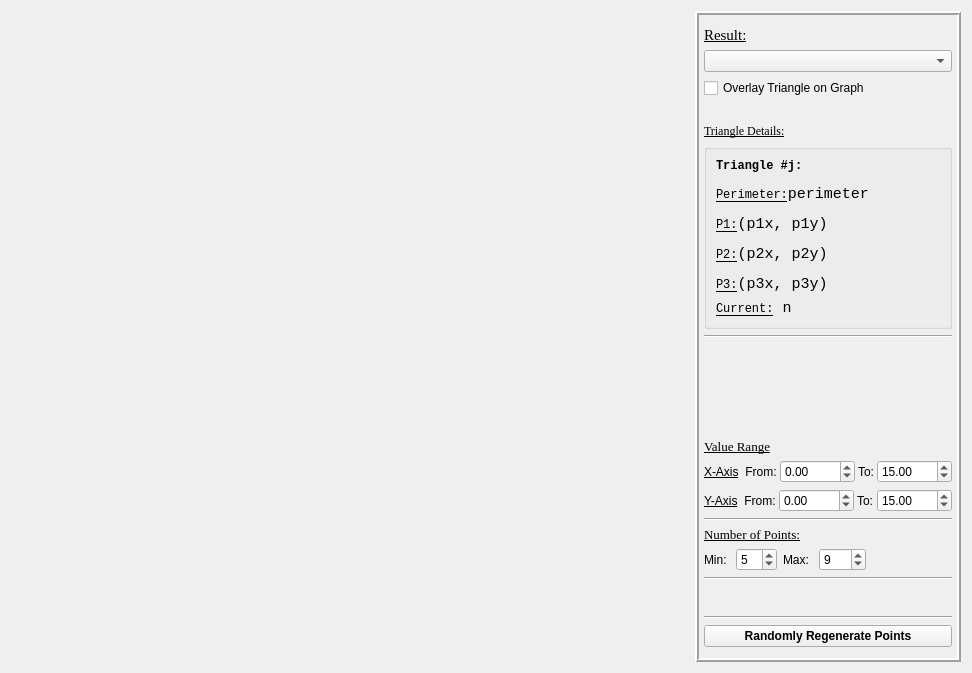
<?xml version="1.0" encoding="UTF-8"?>
<ui version="4.0">
 <class>Form</class>
 <widget class="QWidget" name="Form">
  <property name="geometry">
   <rect>
    <x>0</x>
    <y>0</y>
    <width>972</width>
    <height>673</height>
   </rect>
  </property>
  <property name="windowTitle">
   <string>Viewer</string>
  </property>
  <layout class="QGridLayout" name="gridLayout_2" columnstretch="4,1">
   <item row="0" column="1">
    <widget class="QFrame" name="cntrlFrm">
     <property name="frameShape">
      <enum>QFrame::Box</enum>
     </property>
     <property name="frameShadow">
      <enum>QFrame::Raised</enum>
     </property>
     <property name="lineWidth">
      <number>2</number>
     </property>
     <layout class="QVBoxLayout" name="verticalLayout_2">
      <property name="leftMargin">
       <number>5</number>
      </property>
      <property name="topMargin">
       <number>11</number>
      </property>
      <property name="rightMargin">
       <number>5</number>
      </property>
      <property name="bottomMargin">
       <number>11</number>
      </property>
      <item>
       <widget class="QLabel" name="resultLbl">
        <property name="font">
         <font>
          <family>Times New Roman</family>
          <pointsize>11</pointsize>
          <underline>true</underline>
         </font>
        </property>
        <property name="text">
         <string>Result:</string>
        </property>
       </widget>
      </item>
      <item>
       <widget class="QComboBox" name="resCb"/>
      </item>
      <item>
       <widget class="QCheckBox" name="showCurveChk">
        <property name="text">
         <string>Overlay Triangle on Graph</string>
        </property>
        <property name="checked">
         <bool>false</bool>
        </property>
       </widget>
      </item>
      <item>
       <spacer name="spacerV_fixed1">
        <property name="orientation">
         <enum>Qt::Vertical</enum>
        </property>
        <property name="sizeType">
         <enum>QSizePolicy::Fixed</enum>
        </property>
        <property name="sizeHint" stdset="0">
         <size>
          <width>20</width>
          <height>20</height>
         </size>
        </property>
       </spacer>
      </item>
      <item>
       <widget class="QLabel" name="triangleDetLbl">
        <property name="font">
         <font>
          <family>Times New Roman</family>
          <pointsize>9</pointsize>
          <underline>true</underline>
         </font>
        </property>
        <property name="text">
         <string>Triangle Details:</string>
        </property>
       </widget>
      </item>
      <item>
       <widget class="QGroupBox" name="groupBox">
        <property name="title">
         <string/>
        </property>
        <layout class="QVBoxLayout" name="verticalLayout_3">
         <item>
          <widget class="QLabel" name="triangleDesLbl">
           <property name="font">
            <font>
             <family>Consolas</family>
            </font>
           </property>
           <property name="text">
            <string>&lt;html&gt;&lt;head/&gt;&lt;body&gt;&lt;p&gt;&lt;span style=&quot; font-size:9pt; font-weight:600;&quot;&gt;Triangle #j:&lt;/span&gt;&lt;/p&gt;&lt;p&gt;&lt;span style=&quot; font-size:9pt; text-decoration: underline;&quot;&gt;Perimeter:&lt;/span&gt;&lt;span style=&quot; font-size:9pt;&quot;/&gt;&lt;span style=&quot; font-size:11pt;&quot;&gt;perimeter &lt;/span&gt;&lt;/p&gt;&lt;p&gt;&lt;span style=&quot; font-size:9pt; text-decoration: underline;&quot;&gt;P1:&lt;/span&gt;&lt;span style=&quot; font-size:9pt;&quot;/&gt;&lt;span style=&quot; font-size:11pt;&quot;&gt;(p1x, p1y)&lt;/span&gt;&lt;/p&gt;&lt;p&gt;&lt;span style=&quot; font-size:9pt; text-decoration: underline;&quot;&gt;P2:&lt;/span&gt;&lt;span style=&quot; font-size:9pt;&quot;/&gt;&lt;span style=&quot; font-size:11pt;&quot;&gt;(p2x, p2y) &lt;/span&gt;&lt;/p&gt;&lt;p&gt;&lt;span style=&quot; font-size:9pt; text-decoration: underline;&quot;&gt;P3:&lt;/span&gt;&lt;span style=&quot; font-size:9pt;&quot;/&gt;&lt;span style=&quot; font-size:11pt;&quot;&gt;(p3x, p3y) &lt;/span&gt;&lt;/p&gt;&lt;/body&gt;&lt;/html&gt;</string>
           </property>
           <property name="alignment">
            <set>Qt::AlignLeading|Qt::AlignLeft|Qt::AlignTop</set>
           </property>
          </widget>
         </item>
         <item>
          <widget class="QLabel" name="curntPntNumLbl">
           <property name="font">
            <font>
             <family>Consolas</family>
             <pointsize>9</pointsize>
            </font>
           </property>
           <property name="text">
            <string>&lt;html&gt;&lt;head/&gt;&lt;body&gt;&lt;p&gt;&lt;span style=&quot; text-decoration: underline;&quot;&gt;Current:&lt;/span&gt;&lt;span style=&quot; font-size:11pt;&quot;&gt; n&lt;/span&gt;&lt;/p&gt;&lt;/body&gt;&lt;/html&gt;</string>
           </property>
          </widget>
         </item>
        </layout>
       </widget>
      </item>
      <item>
       <widget class="Line" name="line1">
        <property name="orientation">
         <enum>Qt::Horizontal</enum>
        </property>
       </widget>
      </item>
      <item>
       <spacer name="spacerV1">
        <property name="orientation">
         <enum>Qt::Vertical</enum>
        </property>
        <property name="sizeHint" stdset="0">
         <size>
          <width>20</width>
          <height>40</height>
         </size>
        </property>
       </spacer>
      </item>
      <item>
       <widget class="QLabel" name="valueRngLbl">
        <property name="font">
         <font>
          <family>Times New Roman</family>
          <pointsize>10</pointsize>
          <weight>50</weight>
          <bold>false</bold>
          <underline>true</underline>
         </font>
        </property>
        <property name="text">
         <string>Value Range</string>
        </property>
       </widget>
      </item>
      <item>
       <layout class="QHBoxLayout" name="horizontalLayout">
        <property name="spacing">
         <number>3</number>
        </property>
        <item>
         <widget class="QLabel" name="xaxisLbl">
          <property name="font">
           <font>
            <pointsize>9</pointsize>
            <underline>true</underline>
           </font>
          </property>
          <property name="text">
           <string>X-Axis</string>
          </property>
         </widget>
        </item>
        <item>
         <widget class="QLabel" name="xfromLbl">
          <property name="text">
           <string> From:</string>
          </property>
         </widget>
        </item>
        <item>
         <widget class="QDoubleSpinBox" name="xfromSb">
          <property name="accelerated">
           <bool>true</bool>
          </property>
          <property name="minimum">
           <double>-1000.000000000000000</double>
          </property>
          <property name="maximum">
           <double>1000.000000000000000</double>
          </property>
          <property name="value">
           <double>0.000000000000000</double>
          </property>
         </widget>
        </item>
        <item>
         <widget class="QLabel" name="xtoLbl">
          <property name="text">
           <string>To:</string>
          </property>
         </widget>
        </item>
        <item>
         <widget class="QDoubleSpinBox" name="xtoSb">
          <property name="accelerated">
           <bool>true</bool>
          </property>
          <property name="minimum">
           <double>-1000.000000000000000</double>
          </property>
          <property name="maximum">
           <double>1000.000000000000000</double>
          </property>
          <property name="value">
           <double>15.000000000000000</double>
          </property>
         </widget>
        </item>
       </layout>
      </item>
      <item>
       <layout class="QHBoxLayout" name="horizontalLayout_2">
        <property name="spacing">
         <number>3</number>
        </property>
        <item>
         <widget class="QLabel" name="yaxisLbl">
          <property name="font">
           <font>
            <pointsize>9</pointsize>
            <underline>true</underline>
           </font>
          </property>
          <property name="text">
           <string>Y-Axis</string>
          </property>
         </widget>
        </item>
        <item>
         <widget class="QLabel" name="yfromLbl">
          <property name="text">
           <string> From:</string>
          </property>
         </widget>
        </item>
        <item>
         <widget class="QDoubleSpinBox" name="yfromSb">
          <property name="accelerated">
           <bool>true</bool>
          </property>
          <property name="minimum">
           <double>-1000.000000000000000</double>
          </property>
          <property name="maximum">
           <double>1000.000000000000000</double>
          </property>
         </widget>
        </item>
        <item>
         <widget class="QLabel" name="ytoLbl">
          <property name="text">
           <string>To:</string>
          </property>
         </widget>
        </item>
        <item>
         <widget class="QDoubleSpinBox" name="ytoSb">
          <property name="accelerated">
           <bool>true</bool>
          </property>
          <property name="minimum">
           <double>-1000.000000000000000</double>
          </property>
          <property name="maximum">
           <double>1000.000000000000000</double>
          </property>
          <property name="value">
           <double>15.000000000000000</double>
          </property>
         </widget>
        </item>
       </layout>
      </item>
      <item>
       <widget class="Line" name="line2">
        <property name="orientation">
         <enum>Qt::Horizontal</enum>
        </property>
       </widget>
      </item>
      <item>
       <widget class="QLabel" name="pntNumLbl">
        <property name="font">
         <font>
          <family>Times New Roman</family>
          <pointsize>10</pointsize>
          <underline>true</underline>
         </font>
        </property>
        <property name="text">
         <string>Number of Points:</string>
        </property>
       </widget>
      </item>
      <item>
       <layout class="QHBoxLayout" name="horizontalLayout_3">
        <item>
         <widget class="QLabel" name="label_13">
          <property name="text">
           <string>Min: </string>
          </property>
         </widget>
        </item>
        <item>
         <widget class="QSpinBox" name="pntNumMinSb">
          <property name="accelerated">
           <bool>true</bool>
          </property>
          <property name="minimum">
           <number>4</number>
          </property>
          <property name="value">
           <number>5</number>
          </property>
         </widget>
        </item>
        <item>
         <widget class="QLabel" name="label_12">
          <property name="text">
           <string>Max: </string>
          </property>
         </widget>
        </item>
        <item>
         <widget class="QSpinBox" name="pntNumMaxSb">
          <property name="accelerated">
           <bool>true</bool>
          </property>
          <property name="minimum">
           <number>4</number>
          </property>
          <property name="maximum">
           <number>100</number>
          </property>
          <property name="value">
           <number>9</number>
          </property>
         </widget>
        </item>
        <item>
         <spacer name="spacerH1">
          <property name="orientation">
           <enum>Qt::Horizontal</enum>
          </property>
          <property name="sizeHint" stdset="0">
           <size>
            <width>40</width>
            <height>20</height>
           </size>
          </property>
         </spacer>
        </item>
       </layout>
      </item>
      <item>
       <widget class="Line" name="line3">
        <property name="orientation">
         <enum>Qt::Horizontal</enum>
        </property>
       </widget>
      </item>
      <item>
       <spacer name="spacerV_fixed2">
        <property name="orientation">
         <enum>Qt::Vertical</enum>
        </property>
        <property name="sizeType">
         <enum>QSizePolicy::Fixed</enum>
        </property>
        <property name="sizeHint" stdset="0">
         <size>
          <width>20</width>
          <height>30</height>
         </size>
        </property>
       </spacer>
      </item>
      <item>
       <widget class="Line" name="line4">
        <property name="orientation">
         <enum>Qt::Horizontal</enum>
        </property>
       </widget>
      </item>
      <item>
       <widget class="QPushButton" name="regenPointsBtn">
        <property name="font">
         <font>
          <weight>75</weight>
          <bold>true</bold>
         </font>
        </property>
        <property name="text">
         <string>Randomly Regenerate Points</string>
        </property>
       </widget>
      </item>
     </layout>
    </widget>
   </item>
   <item row="0" column="0">
    <widget class="qcpSubClass" name="plot" native="true">
     <property name="mouseTracking">
      <bool>true</bool>
     </property>
     <property name="toolTipDuration">
      <number>30</number>
     </property>
    </widget>
   </item>
  </layout>
 </widget>
 <customwidgets>
  <customwidget>
   <class>qcpSubClass</class>
   <extends>QWidget</extends>
   <header>qcpsubclass.h</header>
   <container>1</container>
  </customwidget>
 </customwidgets>
 <tabstops>
  <tabstop>resCb</tabstop>
  <tabstop>showCurveChk</tabstop>
  <tabstop>xfromSb</tabstop>
  <tabstop>xtoSb</tabstop>
  <tabstop>yfromSb</tabstop>
  <tabstop>ytoSb</tabstop>
  <tabstop>pntNumMinSb</tabstop>
  <tabstop>pntNumMaxSb</tabstop>
  <tabstop>regenPointsBtn</tabstop>
 </tabstops>
 <resources/>
 <connections/>
</ui>
